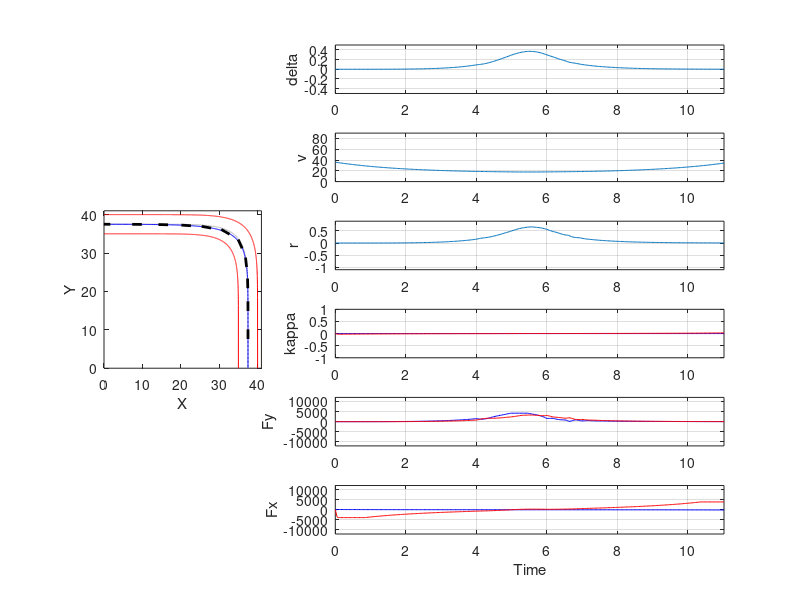

Recreate this plot in MATLAB.
clear all

load turn_result.mat

%%
% draw track
Ri = 35;


xtrack = 0:.01:Ri;
figure
fig_pos = get(gcf,'position');
fig_pos(3:4) = [650 510];
set(gcf,'position',fig_pos)
%subplot(1,2,1,'position',[0.0 0.5 0.5 0.5])

subplot(131)
plot(xtrack,Ri*(1-(xtrack/Ri).^8).^(1/8),'r'); hold on; axis equal

Ro = 40;
xtrack = 0:.01:Ro;
plot(xtrack,Ro*(1-(xtrack/Ro).^8).^(1/8),'r')

Rm = (Ri+Ro)/2;
xtrack = 0:.01:Rm;
plot(xtrack,Rm*(1-(xtrack/Rm).^8).^(1/8),':k')

% draw vehicle path
plot(X,Y,'b')
axis([0 41 0 41])
xlabel('X')
ylabel('Y')
l = 2.5;
for i = 1:floor(t(end))
    timedots(i) = find(t>i,1);
    idx = timedots(i);
    plot(X(idx) + [-1 1]*l/2*cos(psi(idx)), Y(idx) + [-1 1]*l/2*sin(psi(idx)),'color','k','linewidth',2)
end

% plot(X(timedots),Y(timedots),'ok')

beta = atan(vy./vx);
v = (vx.^2 + vy.^2).^.5;
subplot(6,3,[2 3])%'position',[0.0 0.5 0.5 0.5]
grid on;
%subplot(532)
plot(t,delta)
grid on;
ylabel('delta')
axis([0 t(end) -0.5 0.5])
subplot(6,3,[5 6])
plot(t,v*3.6)
grid on;
ylabel('v')
axis([0 t(end) 0 90])
subplot(6,3,[8 9])
plot(t,r)
grid on;
ylabel('r')
axis([0 t(end) -1.1 .9])
%subplot(628)
%plot(t,alphaf*180/pi,'b',t,alphar*180/pi,'r',t,beta*180/pi,'g')
%ylabel('alpha, beta')
subplot(6,3,[11 12])
plot(t,kappaf,'b',t,kappar,'r')
grid on;
ylabel('kappa')
axis([0 t(end) -1 1])
subplot(6,3,[14 15])
plot(t,Fyf,'b',t,Fyr,'r')
grid on;
ylabel('Fy')
axis([0 t(end) -12000 12000])
subplot(6,3,[17 18])
plot(t,Fxf,'b',t,Fxr,'r')
grid on;
ylabel('Fx')
xlabel('Time')
axis([0 t(end) -12000 12000])